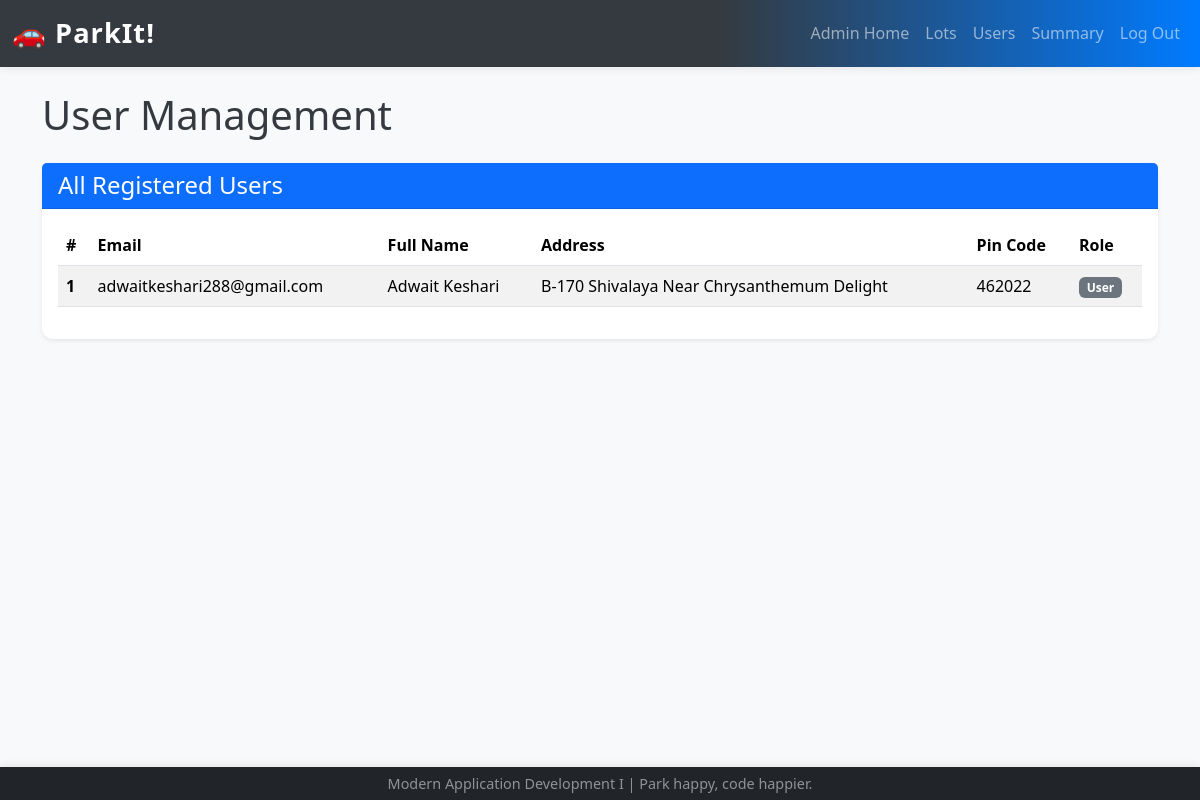
Page /admin_users (signed in) on the earlier database version.
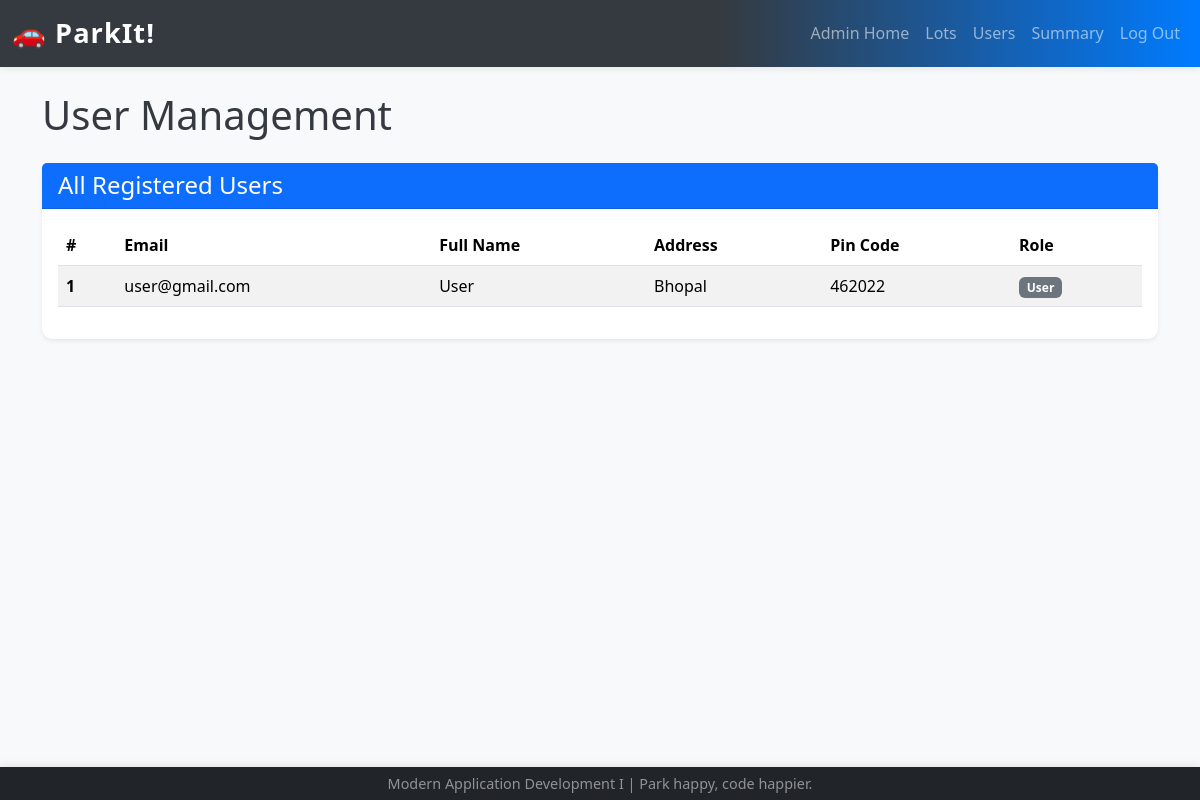
Same page on the later database version.
### model.py (models this page shows)
class User(db.Model):
    __tablename__ = "users"
    id = db.Column(db.Integer, primary_key=True)
    email_id = db.Column(db.String(120), unique=True, nullable=False)
    password = db.Column(db.String(120), nullable=False)
    full_name = db.Column(db.String(120), nullable=False)
    address = db.Column(db.String(200), nullable=False)
    pin_code = db.Column(db.String(10), nullable=False)
    role = db.Column(db.String(20), nullable=False, default="user")
    reserved_spots = db.relationship("ReservedSpot", back_populates="user", cascade="all, delete-orphan")

### app.py (the view)
@app.route("/admin_users")
def admin_users():
    if "admin_logged_in" not in session:
        flash("Please log in to see the admin dashboard.", "danger")
        return redirect(url_for("admin_login"))
    users = db.session.query(User).filter_by(role="user").all()
    return render_template("admin_users.html", users=users)

### templates/admin_users.html (shortened to what this page needs)
{% extends "base.html" %}
{% block content %}
    <h1 class="mb-4">User Management</h1>
    <div class="card shadow-sm">
        <div class="card-header bg-primary text-white">
            <h4 class="mb-0">All Registered Users</h4>
        </div>
        <div class="card-body">
            {% if users %}
                <div class="table-responsive">
                    <table class="table table-striped table-hover">
                        <thead>
                            <tr>
                                <th scope="col">#</th>
                                <th scope="col">Email</th>
                                <th scope="col">Full Name</th>
                                <th scope="col">Address</th>
                                <th scope="col">Pin Code</th>
                                <th scope="col">Role</th>
                            </tr>
                        </thead>
                        <tbody>
                            {% for user in users %}
                            <tr>
                                <th scope="row">{{ loop.index }}</th>
                                <td>{{ user.email_id }}</td>
                                <td>{{ user.full_name }}</td>
                                <td>{{ user.address }}</td>
                                <td>{{ user.pin_code }}</td>
                                <td><span class="badge bg-secondary">{{ user.role.capitalize() }}</span></td>
                            </tr>
                            {% endfor %}
                        </tbody>
                    </table>
                </div>
            {% else %}
                <p class="text-center">No users registered yet.</p>
            {% endif %}
        </div>
    </div>
{% endblock %}

### templates/base.html (shortened to what this page needs)
<!DOCTYPE html>
<html lang="en">
<head>
    <link href="https://cdn.jsdelivr.net/npm/bootstrap@5.3.7/dist/css/bootstrap.min.css" rel="stylesheet">
    <link rel="stylesheet" href="{{ url_for('static', filename='css/style.css') }}">
</head>
<body>
    <nav class="navbar navbar-expand-lg navbar-dark bg-dark">
        <div class="container-fluid">
            <a class="navbar-brand" href="/">🚗 ParkIt!</a>
            <div class="collapse navbar-collapse" id="navbarNav">
                <ul class="navbar-nav ms-auto">
                    {% if 'user_logged_in' in session %}
                    <li class="nav-item">
                        <a class="nav-link" href="/user_dashboard">My Dashboard</a>
                    </li>
                    <li class="nav-item">
                        <a class="nav-link" href="/user_history">Parking History</a>
                    </li>
                    <li class="nav-item">
                        <a class="nav-link" href="/logout">Log Out</a>
                    </li>
                    {% elif 'admin_logged_in' in session %}
                    <li class="nav-item">
                        <a class="nav-link" href="/admin_dashboard">Admin Home</a>
                    </li>
                    <li class="nav-item">
                        <a class="nav-link" href="/admin_parking_lots">Lots</a>
                    </li>
                    <li class="nav-item">
                        <a class="nav-link" href="/admin_users">Users</a>
                    </li>
                    <li class="nav-item">
                        <a class="nav-link" href="/admin_summary">Summary</a>
                    </li>
                    <li class="nav-item">
                        <a class="nav-link" href="/logout">Log Out</a>
                    </li>
                    {% endif %}
                </ul>
            </div>
        </div>
    </nav>
    <div class="container mt-4">
        {% block content %}{% endblock %}
    </div>
    <footer class="footer bg-dark text-white-50 mt-auto py-3" style="position: fixed; bottom: 0; width: 100%;">
        <div class="container text-center">
            <span style="font-size:0.90em;">Modern Application Development I | Park happy, code happier.</span>
        </div>
    </footer>
</body>
</html>

### static/css/style.css (style rules this page uses)
body { padding-top: 0px; background-color: #f8f9fa; color: #343a40; }
.navbar { margin-bottom: 5px; box-shadow: 0 2px 8px rgba(0,0,0,0.08); background: linear-gradient(90deg, #343a40 60%, #007bff 100%); }
.navbar-brand { font-size: 1.7rem; font-weight: bold; letter-spacing: 1px; }
.card { margin-bottom: 5px; border: none; border-radius: .7rem; box-shadow: 0 0.5rem 1.5rem rgba(0, 0, 0, 0.13); }
.card-header { border-bottom: 1px solid rgba(0, 0, 0, .125); border-top-left-radius: calc(.7rem - 1px); border-top-right-radius: calc(.7rem - 1px); background: #f1f3f4; font-weight: 600; }
.footer { position: fixed; bottom: 0; width: 100%; background: #212529; color: #adb5bd; white-space: nowrap; line-height: 0px; font-size: 1rem; box-shadow: 0 -2px 8px rgba(0,0,0,0.08); }

Differences in the rows shown:
changed User "User": email_id "adwaitkeshari288@gmail.com" → "user@gmail.com"; full_name "Adwait Keshari" → "User"; address "B-170 Shivalaya Near Chrysanthemum Delight" → "Bhopal"
